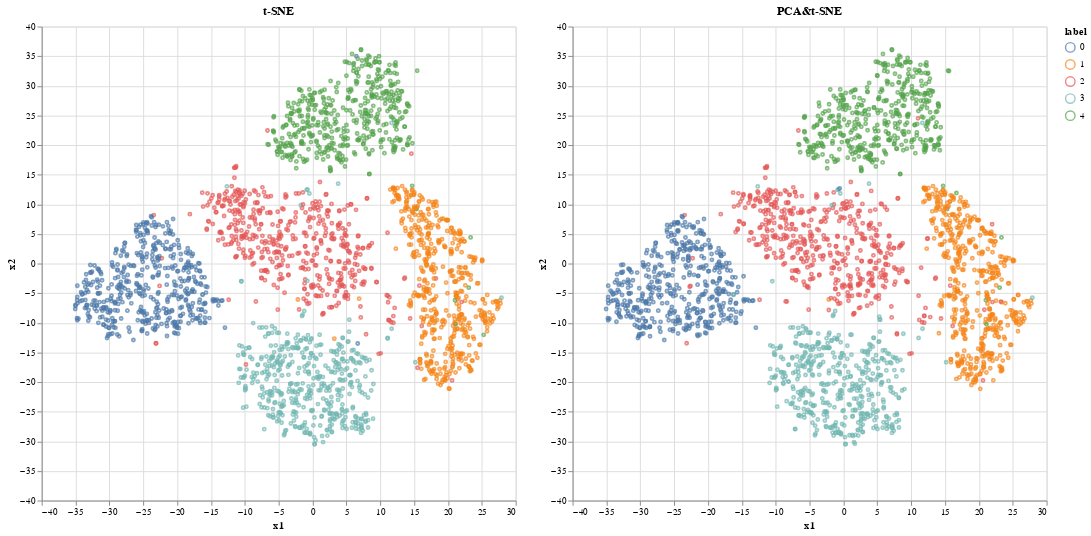

Source (notebook cell):
### Code cell
## comparision between tSNE and PCA-tSNE
import altair as alt
import pandas as pd
alt.data_transformers.enable("vegafusion")
WIDTH=500
HEIGHT=500
SAMPLE_FRAC=0.8

tsne_df=pd.DataFrame(tsne,columns=['x1','x2'])
tsne_df['label']=pd.DataFrame(y_subset)
tsne_df=tsne_df.sample(frac=SAMPLE_FRAC)
tsne_chart=alt.Chart(tsne_df).mark_point(size=10).encode(
    x='x1:Q',
    y='x2:Q',
    color='label:N'
).properties(width=WIDTH,height=HEIGHT,title='t-SNE')

pca_tsne_df=pd.DataFrame(tsne,columns=['x1','x2'])
pca_tsne_df['label']=pd.DataFrame(y_subset)
pca_tsne_df=pca_tsne_df.sample(frac=SAMPLE_FRAC)
pca_tsne_chart=alt.Chart(pca_tsne_df).mark_point(size=10).encode(
    x='x1:Q',
    y='x2:Q',
    color='label:N'
).properties(width=WIDTH,height=HEIGHT,title='PCA&t-SNE')
tsne_chart.save('tSNE.altair.png')
pca_tsne_chart.save('PCA_tSNE.altair.png')
(tsne_chart|pca_tsne_chart).save('tSNE and PCA_tSNE.altair.png')
tsne_chart|pca_tsne_chart

### Figure 1 — Vega specification as saved in the notebook (floating-point values rounded to 4 significant figures; data arrays with more than 128 entries replaced by an {"elided": "..."} marker saying what was removed)
{"$schema": "https://vega.github.io/schema/vega/v5.json", "data": [{"name": "source_0", "values": {"elided": "2400 records"}}, {"name": "source_1", "values": {"elided": "2400 records"}}, {"name": "source_0_color_domain_label_0", "values": [{"label": 3}, {"label": 1}, {"label": 4}, {"label": 0}, {"label": 2}]}, {"name": "source_1_color_domain_label_1", "values": [{"label": 2}, {"label": 1}, {"label": 3}, {"label": 0}, {"label": 4}]}, {"name": "source_0_concat_0_x_domain_x1", "values": [{"min": -35.05, "max": 27.9}]}, {"name": "source_0_concat_0_y_domain_x2", "values": [{"min": -30.5, "max": 36.12}]}, {"name": "source_1_concat_1_x_domain_x1", "values": [{"min": -35.05, "max": 27.9}]}, {"name": "source_1_concat_1_y_domain_x2", "values": [{"min": -30.5, "max": 36.12}]}], "signals": [{"name": "childWidth", "value": 500}], "marks": [{"type": "group", "name": "concat_0_group", "encode": {"update": {"height": {"signal": "height"}, "width": {"signal": "childWidth"}}}, "marks": [{"type": "symbol", "name": "concat_0_marks", "from": {"data": "source_0"}, "encode": {"update": {"x": {"field": "x1", "scale": "concat_0_x"}, "opacity": {"value": 0.7}, "fill": {"value": "transparent"}, "stroke": {"field": "label", "scale": "color"}, "y": {"field": "x2", "scale": "concat_0_y"}, "size": {"value": 10}}}, "style": ["point"]}], "axes": [{"scale": "concat_0_x", "ticks": false, "grid": true, "aria": false, "zindex": 0, "orient": "bottom", "gridScale": "concat_0_y", "tickCount": {"signal": "ceil(childWidth/40)"}, "minExtent": 0, "labels": false, "maxExtent": 0, "domain": false}, {"scale": "concat_0_y", "domain": false, "tickCount": {"signal": "ceil(height/40)"}, "ticks": false, "orient": "left", "gridScale": "concat_0_x", "minExtent": 0, "zindex": 0, "aria": false, "maxExtent": 0, "grid": true, "labels": false}, {"scale": "concat_0_x", "grid": false, "zindex": 0, "title": "x1", "tickCount": {"signal": "ceil(childWidth/40)"}, "orient": "bottom", "labelFlush": true, "labelOverlap": true}, {"scale": "concat_0_y", "zindex": 0, "title": "x2", "grid": false, "tickCount": {"signal": "ceil(height/40)"}, "labelOverlap": true, "orient": "left"}], "title": {"text": "t-SNE", "frame": "group"}, "style": "cell"}, {"type": "group", "name": "concat_1_group", "encode": {"update": {"width": {"signal": "childWidth"}, "height": {"signal": "height"}}}, "marks": [{"type": "symbol", "name": "concat_1_marks", "from": {"data": "source_1"}, "encode": {"update": {"x": {"field": "x1", "scale": "concat_1_x"}, "fill": {"value": "transparent"}, "size": {"value": 10}, "opacity": {"value": 0.7}, "stroke": {"field": "label", "scale": "color"}, "y": {"field": "x2", "scale": "concat_1_y"}}}, "style": ["point"]}], "axes": [{"scale": "concat_1_x", "zindex": 0, "labels": false, "maxExtent": 0, "orient": "bottom", "aria": false, "gridScale": "concat_1_y", "grid": true, "minExtent": 0, "domain": false, "tickCount": {"signal": "ceil(childWidth/40)"}, "ticks": false}, {"scale": "concat_1_y", "gridScale": "concat_1_x", "labels": false, "grid": true, "aria": false, "minExtent": 0, "domain": false, "ticks": false, "zindex": 0, "orient": "left", "tickCount": {"signal": "ceil(height/40)"}, "maxExtent": 0}, {"scale": "concat_1_x", "orient": "bottom", "labelFlush": true, "tickCount": {"signal": "ceil(childWidth/40)"}, "title": "x1", "zindex": 0, "labelOverlap": true, "grid": false}, {"scale": "concat_1_y", "orient": "left", "tickCount": {"signal": "ceil(height/40)"}, "labelOverlap": true, "grid": false, "title": "x2", "zindex": 0}], "title": {"text": "PCA&t-SNE", "frame": "group"}, "style": "cell"}], "scales": [{"name": "color", "type": "ordinal", "domain": {"fields": [{"data": "source_0_color_domain_label_0", "field": "label"}, {"data": "source_1_color_domain_label_1", "field": "label"}], "sort": true}, "range": "category"}, {"name": "concat_0_x", "type": "linear", "domain": [{"signal": "(data(\"source_0_concat_0_x_domain_x1\")[0] || {}).min"}, {"signal": "(data(\"source_0_concat_0_x_domain_x1\")[0] || {}).max"}], "range": [0, {"signal": "childWidth"}], "zero": true, "nice": true}, {"name": "concat_0_y", "type": "linear", "domain": [{"signal": "(data(\"source_0_concat_0_y_domain_x2\")[0] || {}).min"}, {"signal": "(data(\"source_0_concat_0_y_domain_x2\")[0] || {}).max"}], "range": [{"signal": "height"}, 0], "nice": true, "zero": true}, {"name": "concat_1_x", "type": "linear", "domain": [{"signal": "(data(\"source_1_concat_1_x_domain_x1\")[0] || {}).min"}, {"signal": "(data(\"source_1_concat_1_x_domain_x1\")[0] || {}).max"}], "range": [0, {"signal": "childWidth"}], "nice": true, "zero": true}, {"name": "concat_1_y", "type": "linear", "domain": [{"signal": "(data(\"source_1_concat_1_y_domain_x2\")[0] || {}).min"}, {"signal": "(data(\"source_1_concat_1_y_domain_x2\")[0] || {}).max"}], "range": [{"signal": "height"}, 0], "zero": true, "nice": true}], "padding": 5, "background": "white", "layout": {"padding": 20, "bounds": "full", "align": "each"}, "legends": [{"stroke": "color", "symbolType": "circle", "title": "label", "encode": {"symbols": {"update": {"fill": {"value": "transparent"}, "opacity": {"value": 0.7}}}}}], "height": 500}
